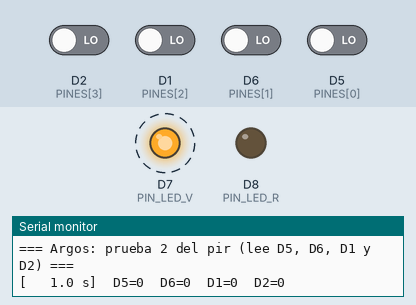
The sketch below on a simulated ESP8266 (NodeMCU). Parts: output pins drawn as LEDs (lit = HIGH), the last lines printed to the serial monitor. Dashed ring = blinking. Inputs (shaded band) come from the test bench; at power-on: D1 (PINES[2]), D2 (PINES[3]), D5 (PINES[0]), D6 (PINES[1]) LOW.

Above: at 1.55 s.
1.6 s: D2 (PINES[3]) driven HIGH
At 2.75 s:
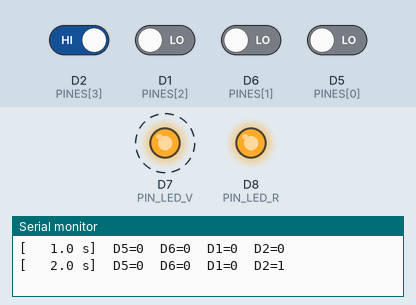
4.6 s: D2 (PINES[3]) driven LOW
At 5.25 s:
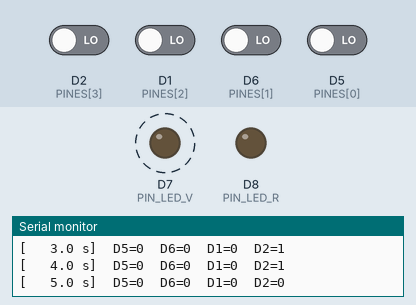
7.6 s: D1 (PINES[2]) driven HIGH
At 10.25 s:
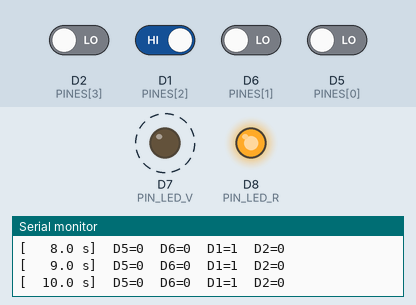
Timing chart, 0 to 16.6 s (numbered marks = the images above; inputs shaded):
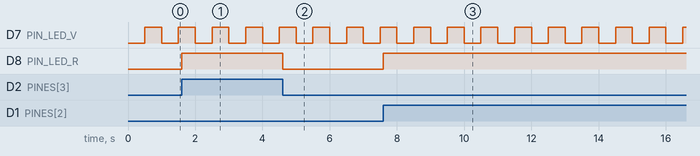

The sketch:

prueba_pir_pines.ino
```cpp
// Argos · PRUEBA 2 del nodo pir: lee CUATRO pines a la vez para saber si el problema es el pin D5,
// el cable o el sensor. Sin WiFi. Placa: NodeMCU 1.0 (ESP-12E Module). Monitor serie: 115200.
//
// Imprime una linea por segundo, por ejemplo:   D5=1  D6=0  D1=0  D2=0
//   1 = el pin ve 3.3 V (ALTO)     0 = el pin ve 0 V (BAJO)
// El LED rojo (D8) se enciende si CUALQUIERA de los cuatro esta en 1.
//
// Uso: mueve el cable blanco (OUT del PIR) de D5 a D6, D1 o D2 y mira cual columna cambia.
// Un pin SIN nada conectado puede marcar 0 o 1 al azar: eso es normal, no es falla.

constexpr uint8_t PINES[] = {D5, D6, D1, D2};
const char* const NOMBRES[] = {"D5", "D6", "D1", "D2"};
constexpr uint8_t PIN_LED_V = D7, PIN_LED_R = D8;

void setup() {
  for (uint8_t p : PINES) pinMode(p, INPUT);
  pinMode(PIN_LED_V, OUTPUT); pinMode(PIN_LED_R, OUTPUT);
  Serial.begin(115200);
  delay(300);
  Serial.println(F("\n=== Argos: prueba 2 del pir (lee D5, D6, D1 y D2) ==="));
}

void loop() {
  static uint32_t ultimo = 0;
  bool alguno = false;
  bool v[4];
  for (uint8_t i = 0; i < 4; i++) { v[i] = digitalRead(PINES[i]); alguno |= v[i]; }
  digitalWrite(PIN_LED_R, alguno ? HIGH : LOW);
  digitalWrite(PIN_LED_V, (millis() / 500) % 2);
  if (millis() - ultimo >= 1000) {
    ultimo = millis();
    Serial.printf("[%6.1f s]", millis() / 1000.0);
    for (uint8_t i = 0; i < 4; i++) Serial.printf("  %s=%d", NOMBRES[i], v[i]);
    Serial.println();
  }
  delay(5);
}
```

Measured:
- after the input at 1.6 s, D8 (PIN_LED_R): LOW → HIGH at once
- after the input at 4.6 s, D8 (PIN_LED_R): HIGH → LOW at once
- after the input at 7.6 s, D8 (PIN_LED_R): LOW → HIGH at once
- by itself, D7 (PIN_LED_V): alternates HIGH for 0.50 s and LOW for 0.50 s
